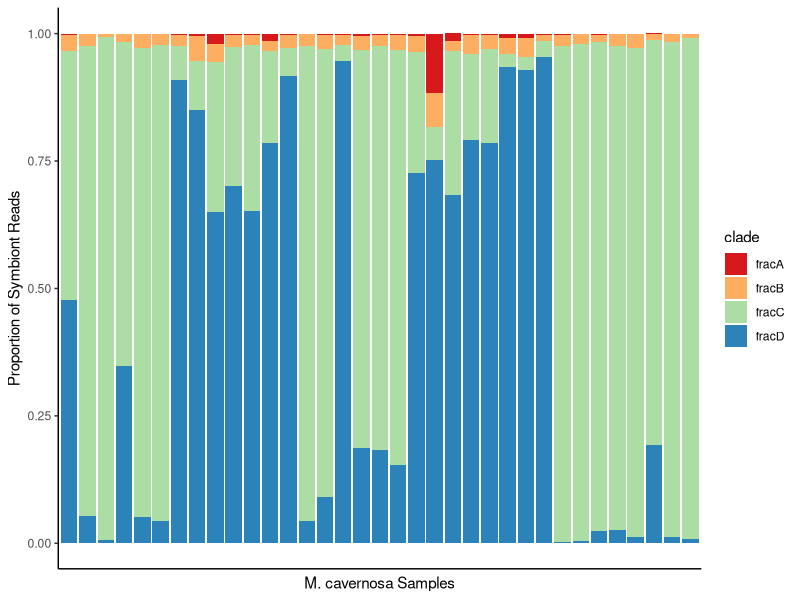
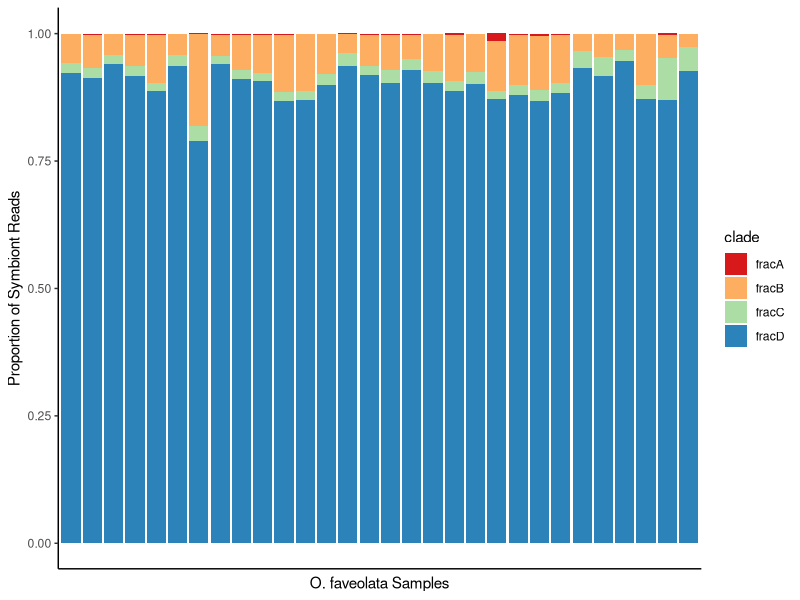

These figures' R source, in order:
## ---- chunk 1
library(tidyverse) # for data wrangling and plotting
library(RColorBrewer) # for colors
## ---- chunk 2
abcd_mcav <- read.delim("allcounts_symABCD_mcav.txt")
plot_abcd_mcav <- abcd_mcav %>% 
  select(sample, fracA, fracB, fracC, fracD) %>% 
  gather(clade, frac, fracA:fracD) %>% 
  ggplot() + 
  geom_bar(aes(y = frac, x = sample, fill = clade), stat="identity")+
  scale_fill_brewer(palette="Spectral")+
  theme_classic()+
  ylab("Proportion of Symbiont Reads")+
  xlab("M. cavernosa Samples")+
  theme(axis.text.x=element_blank(),
        axis.ticks.x=element_blank())
plot_abcd_mcav
## ---- chunk 3
abcd_ofav <- read.delim("allcounts_symABCD_ofav.txt")
plot_abcd_ofav <- abcd_ofav %>% 
  select(sample, fracA, fracB, fracC, fracD) %>% 
  gather(clade, frac, fracA:fracD) %>% 
  ggplot() + 
  geom_bar(aes(y = frac, x = sample, fill = clade), stat="identity")+
  scale_fill_brewer(palette="Spectral")+
  theme_classic()+
  ylab("Proportion of Symbiont Reads")+
  xlab("O. faveolata Samples")+
  theme(axis.text.x=element_blank(),
        axis.ticks.x=element_blank())
plot_abcd_ofav
